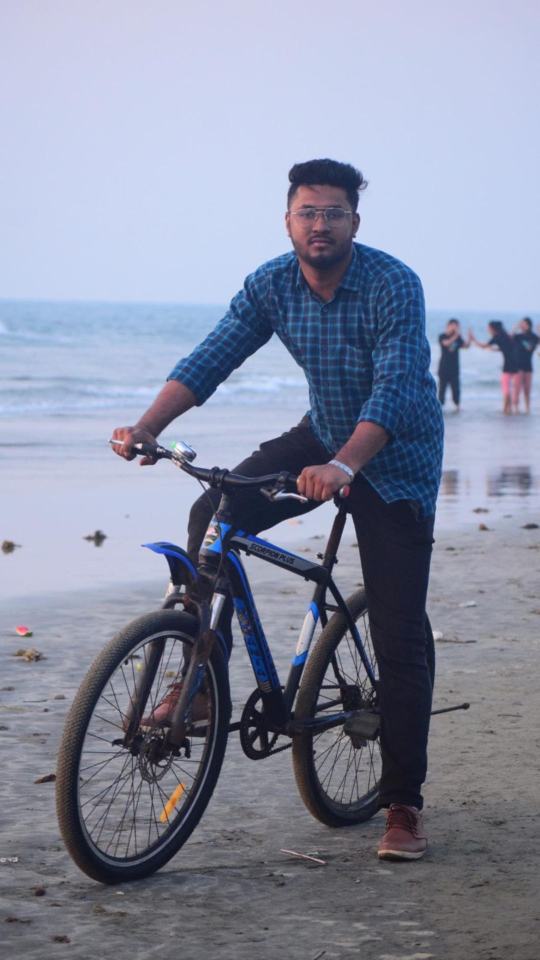
#> input picture Python/fahim.jpg, 1080 x 1920 px (shown at 1/2 size)
$ python imageResize.py
#> lines starting #> are read from the running program, lines starting #| are printed output that depends on the picture
from PIL import Image, ImageFilter

img = Image.open("fahim.jpg")
#> img is the input picture: PIL image 1080x1920 RGB; mean R, G, B 135.3, 141.2, 161.8

img_filter = img.resize((500, 500))
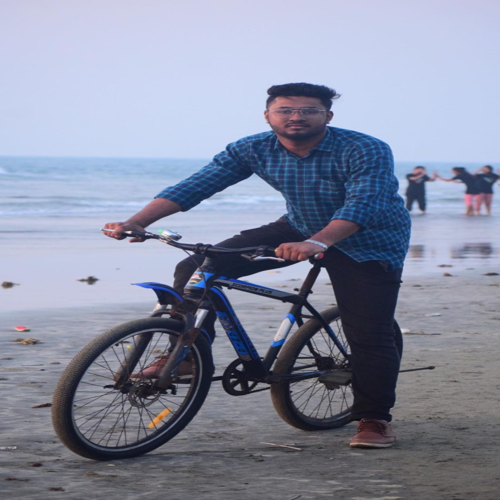
#> img_filter: PIL image 500x500 RGB; mean R, G, B 135.3, 141.2, 161.8

img_filter.save("500x500.png", "png")
